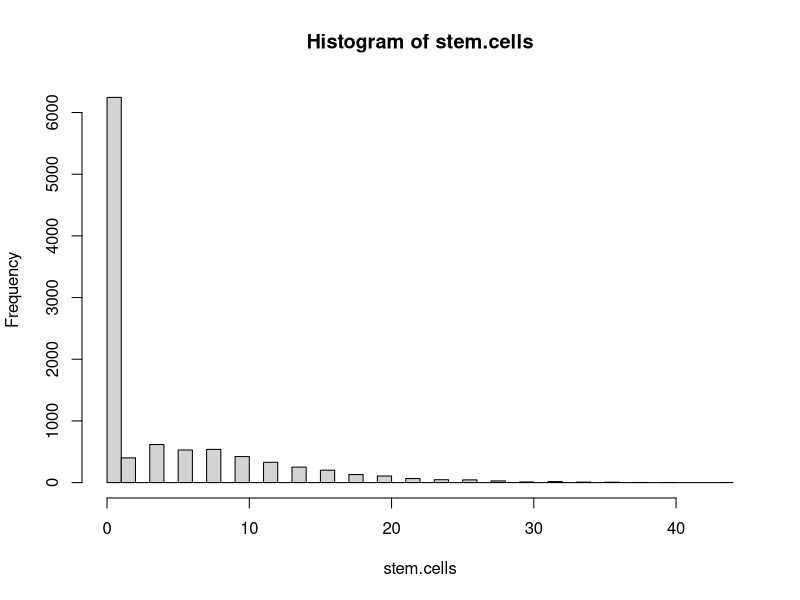

Generate this figure with R:
#R Program to Monte Carlo stem cell proliferation model
stem.cells <- c(0)
n.trials <- 10000
n.gens <- 7
p.div <- 0.6
for (i.trial in 1:n.trials) {   # Loop over Monte Carlo Trials  
  n.stem.curr <- 1
  n.stem.next <- 0
  for (i.gen in 1:n.gens) {     # Loop over generations
    for (i.cell in 1:n.stem.curr) {
      if (p.div > runif(1)) {
        n.stem.next <- n.stem.next+2
      }
    }
    n.stem.curr <- n.stem.next
    n.stem.next <- 0
    if (n.stem.curr==0) {
      break
    }
  }
  stem.cells[i.trial] <- n.stem.curr
}
hist(stem.cells, breaks=50)
output<-sprintf("Mean # cells at %3d gens=%7.2f\n",n.gens, mean(stem.cells))
cat(output)
